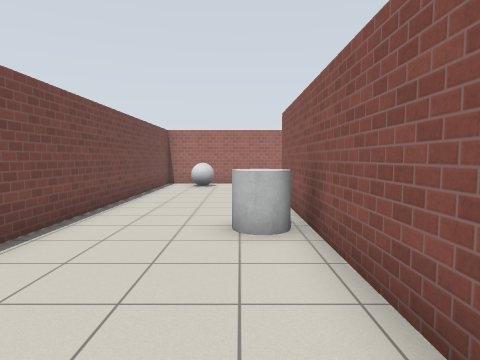
View 1 (above)

18 first-person views from a walk through a world built for the Gazebo simulator. The camera is 1.2 m above the floor, tilts 4° down and sees 75° across. The floor is counted in squares, 1 m on a side. Each view is taken from the middle of a square. On the plan, view 1 faces up. The plan holds only what a view shows up to about 13 squares ahead; the rest is blank. Simple patterns stand in for the simulator's built-in surfaces.

View 2
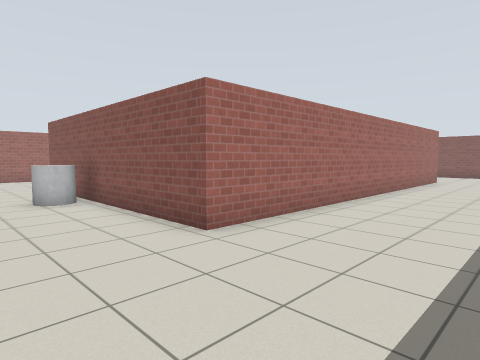

View 3
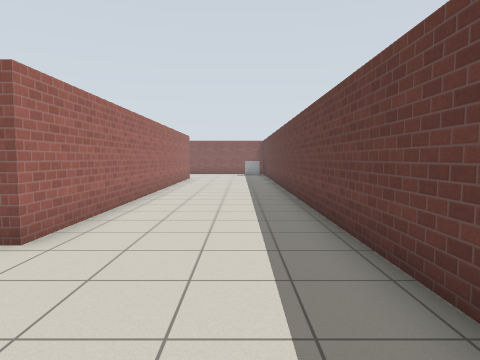

View 4
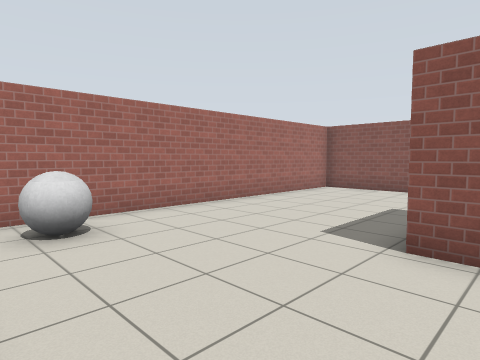

View 5
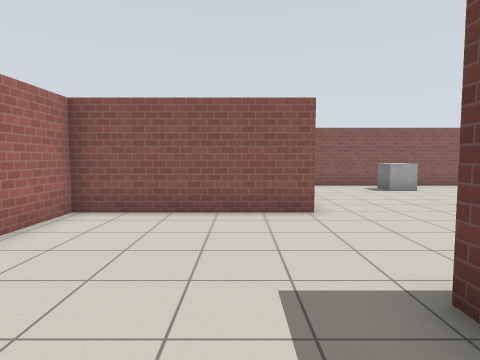

View 6
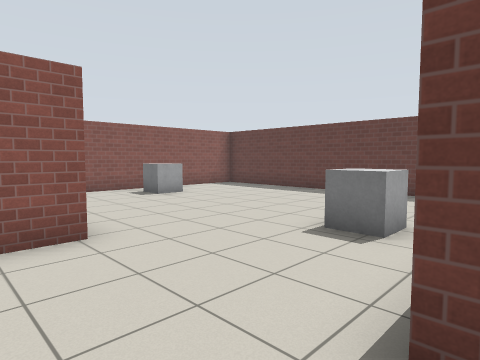

View 7
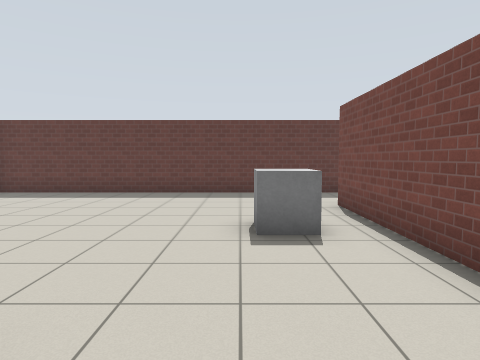

View 8
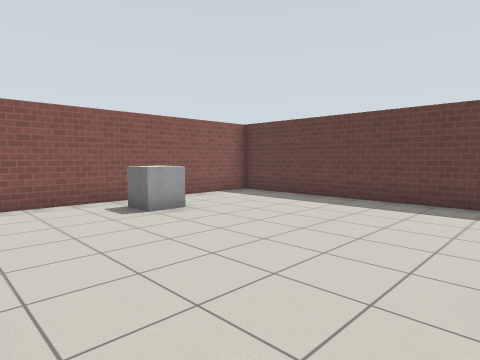

View 9
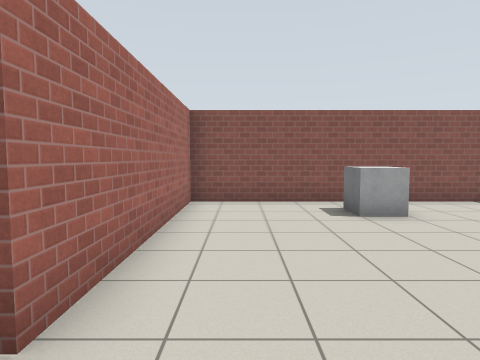

View 10
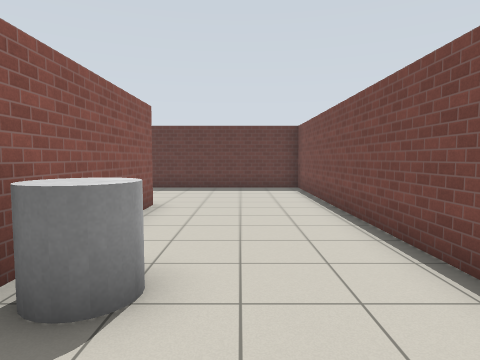

View 11
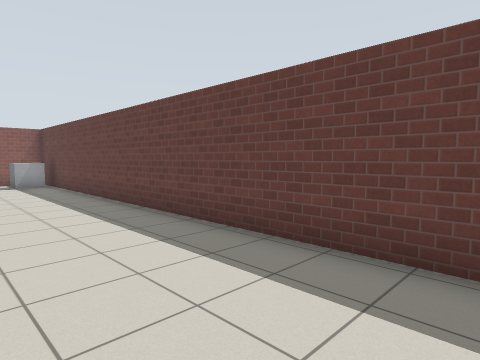

View 12
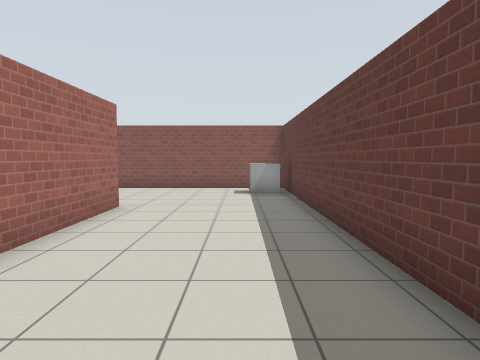

View 13
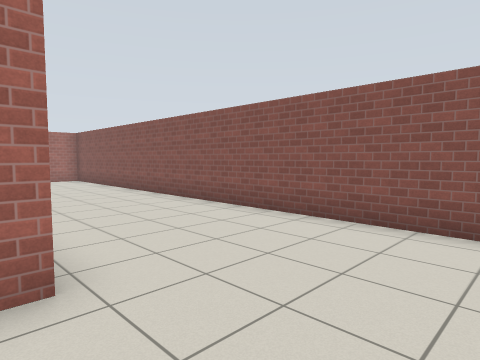

View 14
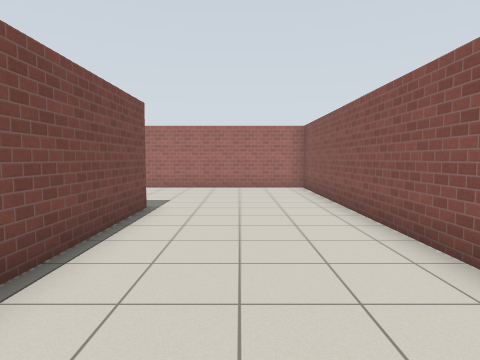

View 15
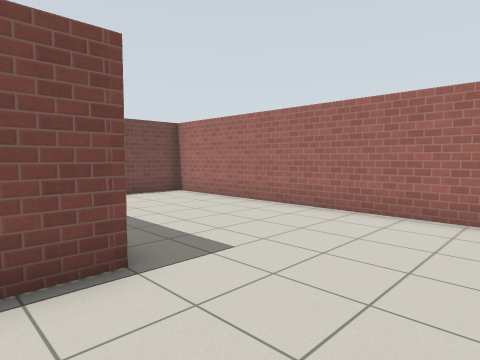

View 16
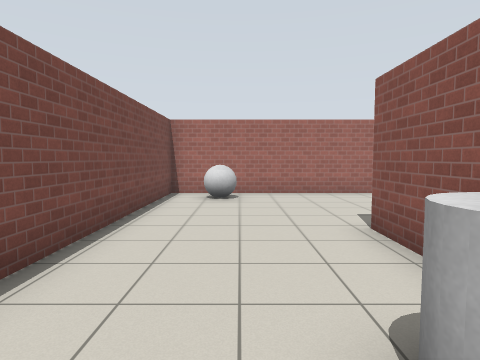

View 17
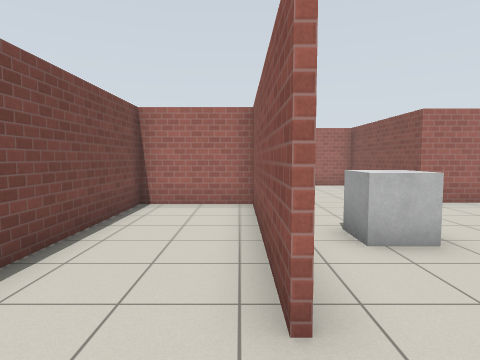

View 18
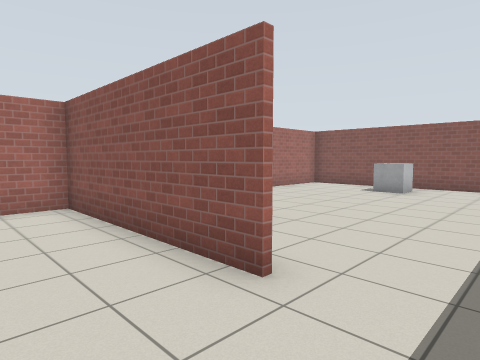

### Floor plan
Points are (right, up) in squares from view 1. A wall is a line through its corners. A room is listed if a view was taken in it or the views show most of it. See-through windows are left out.
Room 1 (views 1, 2, 3, 4, 5, 6, 7, 8, 9, 10, 11, 12, 13, 14, 15, 16, 17, 18)
walls: (4.3, 3) (4.3, 9.1) (1.4, 9.1) (1.4, 4.2); (4.5, 7.9) (4.5, 3); (3.5, 0.2) (15.6, 0.2) (15.6, 9.4) (8.8, 9.4) (8.8, 14.8); (15.7, 9.6) (15.7, 4.9); (15.8, 0) (1.2, 0) (1.2, 9.4); (9, 14.8) (9, 12.6); (20.6, -4.7) (20.6, 14.7) (-3.4, 14.7) (-3.4, -4.7) (20.6, -4.7)
objects: grey ball (-2, 13) to (-1, 14); grey cylinder (0, 5); grey box (6, 5) to (6, 6); grey box (14, 5); grey box (19, -4)

Positions as (right, up) in squares from view 1, and headings:
1: (0, 0), facing up
2: (-2, -4), facing up-right
3: (-3, -3), facing right
4: (-3, 8), facing up-right
5: (2, 11), facing right
6: (4, 11), facing down-right
7: (7, 11), facing down
8: (7, 9), facing down-right
9: (7, 8), facing right
10: (-1, 8), facing down
11: (4, -1), facing down-right
12: (8, -3), facing right
13: (15, -3), facing up-right
14: (18, 2), facing up
15: (19, 8), facing up-left
16: (-1, 4), facing up
17: (4, 1), facing up
18: (2, 1), facing up-right
